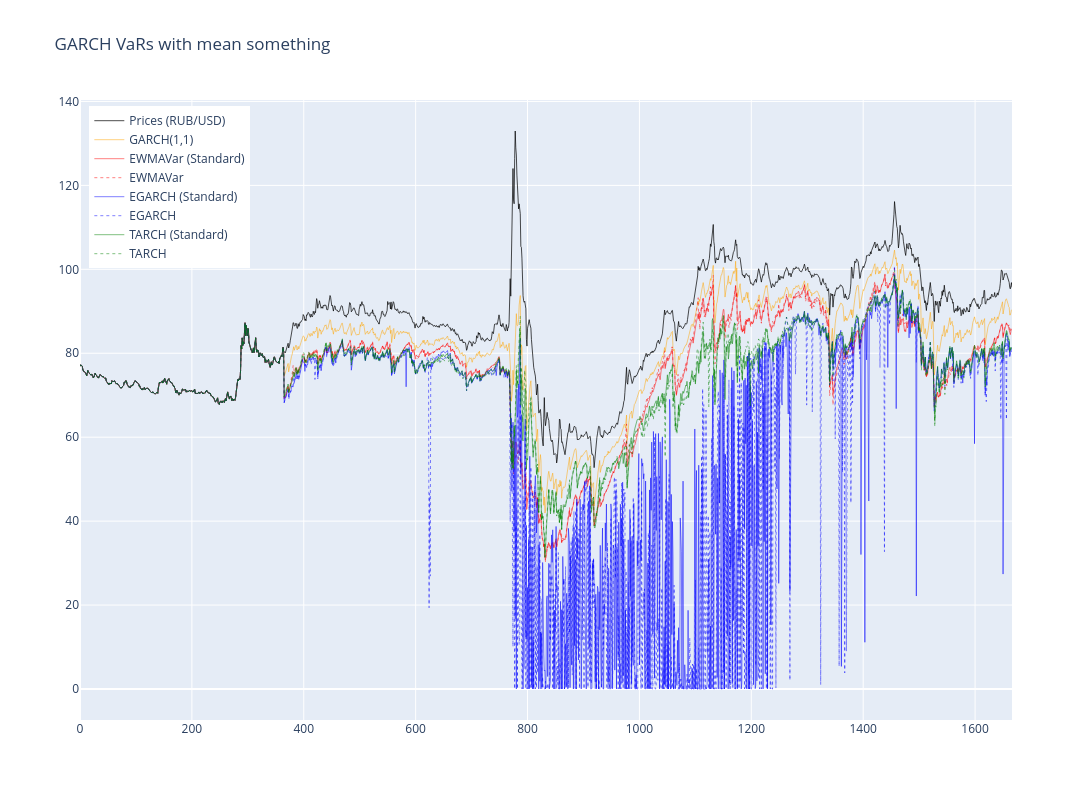

Source (notebook cell):
### Code cell
# Create figure
fig = go.Figure()

# Add the returns line (scaled)
fig.add_trace(go.Scatter(
    x=np.arange(len(prices_usd)),
    y= prices_usd,
    mode='lines',
    name='Prices (RUB/USD)',
    line=dict(color='black', width=1),
    opacity=0.7
))

# Add GARCH(1,1)
fig.add_trace(go.Scatter(
    x=np.arange(len(prices_usd)),
    y=turn_var_into_real_terms(_norm_vars, prices_usd),
    mode='lines',
    line=dict(color='orange', width=0.5),
    name='GARCH(1,1)'
))

# Add GARCH(1,1)
fig.add_trace(go.Scatter(
    x=np.arange(len(prices_usd)),
    y=turn_var_into_real_terms(_ewmavar_t_vars, prices_usd),
    mode='lines',
    line=dict(color='red', width=0.5),
    name='EWMAVar (Standard)'
))

fig.add_trace(go.Scatter(
    x=np.arange(len(prices_usd)),
    y=turn_var_into_real_terms(_ewmavar_t_harx_vars, prices_usd),
    mode='lines',
    line=dict(color='red', width=0.5, dash='dot'),
    name='EWMAVar'
))

fig.add_trace(go.Scatter(
    x=np.arange(len(prices_usd)),
    y=turn_var_into_real_terms(_egarch_t_vars, prices_usd),
    mode='lines',
    line=dict(color='blue', width=0.5),
    name='EGARCH (Standard)'
))

fig.add_trace(go.Scatter(
    x=np.arange(len(prices_usd)),
    y=turn_var_into_real_terms(_egarch_t_harx_vars, prices_usd),
    mode='lines',
    line=dict(color='blue', width=0.5, dash='dot'),
    name='EGARCH'
))

fig.add_trace(go.Scatter(
    x=np.arange(len(prices_usd)),
    y=turn_var_into_real_terms(_tarch_t_vars, prices_usd),
    mode='lines',
    line=dict(color='green', width=0.5),
    name='TARCH (Standard)'
))

fig.add_trace(go.Scatter(
    x=np.arange(len(prices_usd)),
    y=turn_var_into_real_terms(_tarch_t_harx_vars, prices_usd),
    mode='lines',
    line=dict(color='green', width=0.5, dash='dot'),
    name='TARCH'
))

# Update layout
fig.update_layout(
    title=f'GARCH VaRs with mean something',
    width=1200,
    height=800,
    hovermode='x unified',
    legend=dict(
        yanchor="top",
        y=0.99,
        xanchor="left",
        x=0.01
    )
)

fig.show()

### Figure 1 — Plotly figure (JSON) as saved in the notebook; plotly's stock layout.template omitted (floating-point values rounded to 4 significant figures; data arrays with more than 128 entries replaced by an {"elided": "..."} marker saying what was removed)
{"data": [{"line": {"color": "black", "width": 1}, "mode": "lines", "name": "Prices (RUB/USD)", "opacity": 0.7, "type": "scatter", "x": {"elided": "1667 int values"}, "y": {"elided": "1667 float values"}}, {"line": {"color": "orange", "width": 0.5}, "mode": "lines", "name": "GARCH(1,1)", "type": "scatter", "x": {"elided": "1667 int values"}, "y": {"elided": "1666 float values"}}, {"line": {"color": "red", "width": 0.5}, "mode": "lines", "name": "EWMAVar (Standard)", "type": "scatter", "x": {"elided": "1667 int values"}, "y": {"elided": "1666 float values"}}, {"line": {"color": "red", "dash": "dot", "width": 0.5}, "mode": "lines", "name": "EWMAVar", "type": "scatter", "x": {"elided": "1667 int values"}, "y": {"elided": "1666 float values"}}, {"line": {"color": "blue", "width": 0.5}, "mode": "lines", "name": "EGARCH (Standard)", "type": "scatter", "x": {"elided": "1667 int values"}, "y": {"elided": "1666 float values"}}, {"line": {"color": "blue", "dash": "dot", "width": 0.5}, "mode": "lines", "name": "EGARCH", "type": "scatter", "x": {"elided": "1667 int values"}, "y": {"elided": "1666 float values"}}, {"line": {"color": "green", "width": 0.5}, "mode": "lines", "name": "TARCH (Standard)", "type": "scatter", "x": {"elided": "1667 int values"}, "y": {"elided": "1666 float values"}}, {"line": {"color": "green", "dash": "dot", "width": 0.5}, "mode": "lines", "name": "TARCH", "type": "scatter", "x": {"elided": "1667 int values"}, "y": {"elided": "1666 float values"}}], "layout": {"height": 800, "hovermode": "x unified", "legend": {"x": 0.01, "xanchor": "left", "y": 0.99, "yanchor": "top"}, "title": {"text": "GARCH VaRs with mean something"}, "width": 1200}}
